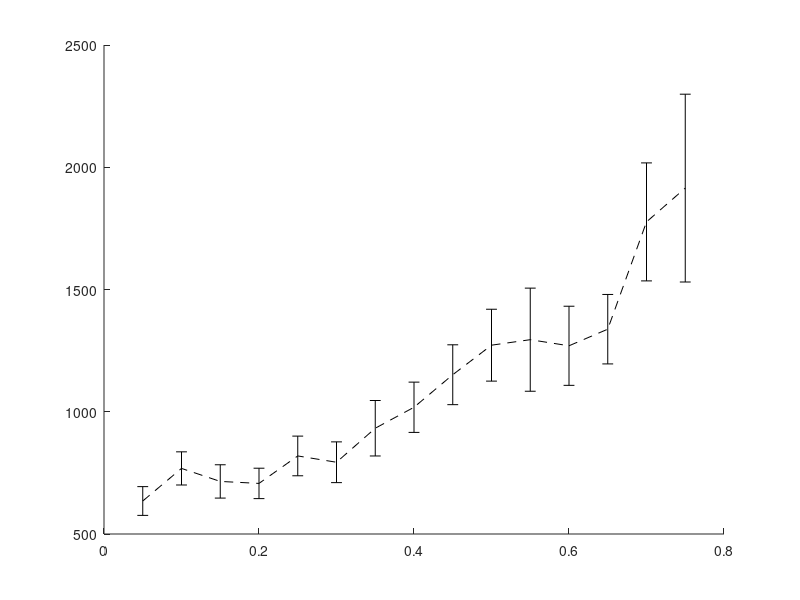

MATLAB code to generate this figure: (Note: this script raises an error after producing the figure.)
% In this experiment I test the goalBias value of the RRT and its affect on the
% runtime
% With this planning query:
% State c_start = {0.5236, 1.7453, -1.8326, -1.4835,	1.5708,	0, 1.004278, 0.2729, 0.9486, -1.15011, 1.81001, -1.97739};
% State c_goal = {0.5236, 0.34907, 0.69813, -1.3963, 1.5708, 0, 0.7096, 1.8032, -1.7061, -1.6286, 1.9143, -2.0155}; // Robot 2 no backflip - Elbow down
% This while benchmarking the goalBias value.
% Max step size defined for the GD: 2.7
% With joint limits of the ABB robots.
% last updated: 08/30/17

clear all
clc

%%
D2 = load('test_RRT_GD_3poles_rangeB_goalBias.txt'); 

%%

% GD
rg = sort(unique(D2(:,1)));
for i = 1:length(rg)
    M = D2(D2(:,1)==rg(i), 2:end);
%     disp([i-1 rg(i)  size(M,1)])
    tg(i) = mean(M(:,4))*1e3;
    tg_ste(i) = 1e3*std(M(:,4))/sqrt(size(M,1));
    nodes_g(i) =  mean(M(:,10));
    trees_g(i) =  mean(M(:,11));
    tlc_g(i) = mean(M(:,12))*1e3;
end

[tgmin, ig] = min(tg);

%%
h = figure(1);
clf
% errorbar(rd,td,td_ste,'-k','linewidth',2);
% hold on
errorbar(rg,tg,tg_ste,'--k','linewidth',2);
% hold off
ylabel('mean runtime [msec]');
xlabel('goal bias ratio');
% legend('PCS','GD');

%%
D2 = D2(D2(:,1)==rg(ig), 2:end);
verf = D2(:,1)==1;
suc = D2(:,2)==1;

disp('GD:');
disp(['Results of ' num2str(size(D2,1)) ' queries.']);
disp(['Minimum avg. runtime for GD is ' num2str(tgmin) 'msec with goalBias = ' num2str(rg(ig)) ]);
disp(['Percent of successful queries verified: ' num2str(sum(verf & suc)/sum(suc)*100) '%']);
disp(['Plan distance: ' num2str(D2(1,3)) ]);
disp(['Avg. runtime: ' num2str(mean(D2(:,4))*1e3)  ' +/- ' num2str(std(D2(:,4))/sqrt(size(D2,1))*1e3) ' msec ']);
disp(['Avg. local-connection time: ' num2str(mean(D2(:,12))*1e3)  ' +/- ' num2str(std(D2(:,12))/sqrt(size(D2,1))*1e3) ' msec ']);
disp(['Avg. nodes in path: ' num2str(floor(mean(D2(:,10)))) ]);
disp(['Avg. nodes in trees: ' num2str(floor(mean(D2(:,11)))) ]);
disp(['Avg. number of projections: ' num2str(floor(mean(D2(:,5)))) ]);

%%
% GD
tg = D2(:,4);
maxT = max(tg);
T2 = linspace(0,maxT,1000);
T2 = T2(2:end);
for i = 1:length(T2)
    sg = tg < T2(i);
    mg(i) = mean(tg(sg));
    Mg(i) = 1-sum(sg)/length(tg);
end
%%
h = figure(2);
clf
% plot(T1,Md*100,'-k','linewidth',2);
% hold on
plot(T2,Mg*100,'--k','linewidth',2);
% hold off
xlabel('maximum runtime [sec]');
ylabel('failure rate [%]');
% legend('PCS','GD');
xlim([0 max(T2)]);
title('RRT');
